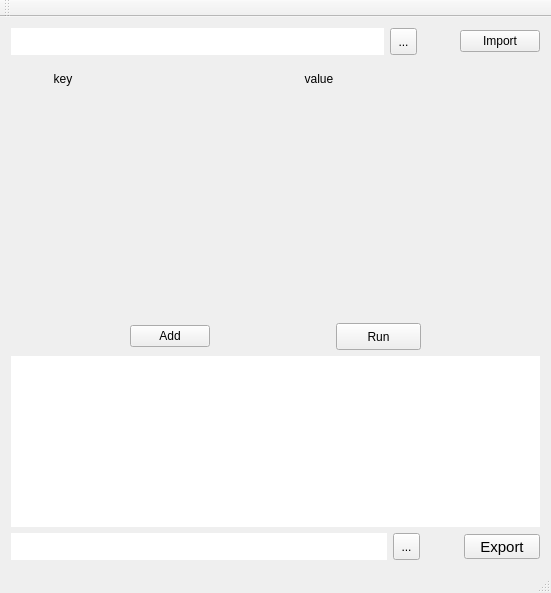
<?xml version="1.0" encoding="UTF-8"?>
<ui version="4.0">
 <class>MainWindow</class>
 <widget class="QMainWindow" name="MainWindow">
  <property name="geometry">
   <rect>
    <x>0</x>
    <y>0</y>
    <width>551</width>
    <height>593</height>
   </rect>
  </property>
  <property name="sizePolicy">
   <sizepolicy hsizetype="Fixed" vsizetype="Fixed">
    <horstretch>0</horstretch>
    <verstretch>0</verstretch>
   </sizepolicy>
  </property>
  <property name="minimumSize">
   <size>
    <width>400</width>
    <height>400</height>
   </size>
  </property>
  <property name="windowTitle">
   <string>MainWindow</string>
  </property>
  <widget class="QWidget" name="centralWidget">
   <property name="layoutDirection">
    <enum>Qt::LeftToRight</enum>
   </property>
   <layout class="QHBoxLayout" name="horizontalLayout">
    <item>
     <layout class="QVBoxLayout" name="verticalLayout_8" stretch="2,12,3,8,2">
      <item>
       <layout class="QHBoxLayout" name="horizontalLayout_5" stretch="10,0,1,2">
        <item>
         <widget class="QLineEdit" name="m_import_path">
          <property name="minimumSize">
           <size>
            <width>0</width>
            <height>27</height>
           </size>
          </property>
          <property name="styleSheet">
           <string notr="true">border-style:solid;</string>
          </property>
         </widget>
        </item>
        <item>
         <widget class="QToolButton" name="m_selectImportPath">
          <property name="minimumSize">
           <size>
            <width>27</width>
            <height>27</height>
           </size>
          </property>
          <property name="maximumSize">
           <size>
            <width>27</width>
            <height>27</height>
           </size>
          </property>
          <property name="text">
           <string>...</string>
          </property>
         </widget>
        </item>
        <item>
         <spacer name="horizontalSpacer_5">
          <property name="orientation">
           <enum>Qt::Horizontal</enum>
          </property>
          <property name="sizeHint" stdset="0">
           <size>
            <width>40</width>
            <height>20</height>
           </size>
          </property>
         </spacer>
        </item>
        <item>
         <widget class="QPushButton" name="m_import_importButton">
          <property name="text">
           <string>Import</string>
          </property>
         </widget>
        </item>
       </layout>
      </item>
      <item>
       <widget class="QScrollArea" name="scrollArea">
        <property name="styleSheet">
         <string notr="true">border-style:solid;</string>
        </property>
        <property name="widgetResizable">
         <bool>true</bool>
        </property>
        <widget class="QWidget" name="scrollAreaWidgetContents">
         <property name="geometry">
          <rect>
           <x>0</x>
           <y>0</y>
           <width>531</width>
           <height>217</height>
          </rect>
         </property>
         <layout class="QHBoxLayout" name="horizontalLayout_7">
          <item>
           <layout class="QHBoxLayout" name="horizontalLayout_4" stretch="6,3,24,3">
            <item>
             <layout class="QVBoxLayout" name="m_import_keyLayout" stretch="0,0">
              <property name="spacing">
               <number>6</number>
              </property>
              <property name="sizeConstraint">
               <enum>QLayout::SetDefaultConstraint</enum>
              </property>
              <property name="leftMargin">
               <number>0</number>
              </property>
              <item>
               <widget class="QLabel" name="label_4">
                <property name="font">
                 <font>
                  <pointsize>9</pointsize>
                 </font>
                </property>
                <property name="text">
                 <string>key</string>
                </property>
                <property name="alignment">
                 <set>Qt::AlignCenter</set>
                </property>
               </widget>
              </item>
              <item>
               <spacer name="verticalSpacer">
                <property name="orientation">
                 <enum>Qt::Vertical</enum>
                </property>
                <property name="sizeHint" stdset="0">
                 <size>
                  <width>20</width>
                  <height>40</height>
                 </size>
                </property>
               </spacer>
              </item>
             </layout>
            </item>
            <item>
             <layout class="QVBoxLayout" name="m_import_equalLayout">
              <item>
               <widget class="QLabel" name="label_5">
                <property name="text">
                 <string/>
                </property>
               </widget>
              </item>
              <item>
               <spacer name="verticalSpacer_6">
                <property name="orientation">
                 <enum>Qt::Vertical</enum>
                </property>
                <property name="sizeHint" stdset="0">
                 <size>
                  <width>20</width>
                  <height>40</height>
                 </size>
                </property>
               </spacer>
              </item>
             </layout>
            </item>
            <item>
             <layout class="QVBoxLayout" name="m_import_valueLayout">
              <item>
               <widget class="QLabel" name="label_6">
                <property name="maximumSize">
                 <size>
                  <width>16777215</width>
                  <height>16777215</height>
                 </size>
                </property>
                <property name="text">
                 <string>value</string>
                </property>
                <property name="alignment">
                 <set>Qt::AlignCenter</set>
                </property>
               </widget>
              </item>
              <item>
               <spacer name="verticalSpacer_2">
                <property name="orientation">
                 <enum>Qt::Vertical</enum>
                </property>
                <property name="sizeHint" stdset="0">
                 <size>
                  <width>20</width>
                  <height>40</height>
                 </size>
                </property>
               </spacer>
              </item>
             </layout>
            </item>
            <item>
             <layout class="QVBoxLayout" name="m_import_buttonLayout">
              <item>
               <widget class="QLabel" name="label_7">
                <property name="text">
                 <string/>
                </property>
               </widget>
              </item>
              <item>
               <spacer name="verticalSpacer_5">
                <property name="orientation">
                 <enum>Qt::Vertical</enum>
                </property>
                <property name="sizeHint" stdset="0">
                 <size>
                  <width>20</width>
                  <height>40</height>
                 </size>
                </property>
               </spacer>
              </item>
             </layout>
            </item>
           </layout>
          </item>
         </layout>
        </widget>
       </widget>
      </item>
      <item>
       <layout class="QHBoxLayout" name="horizontalLayout_3" stretch="0,0,0,0,0">
        <item>
         <spacer name="horizontalSpacer_13">
          <property name="orientation">
           <enum>Qt::Horizontal</enum>
          </property>
          <property name="sizeHint" stdset="0">
           <size>
            <width>40</width>
            <height>20</height>
           </size>
          </property>
         </spacer>
        </item>
        <item>
         <widget class="QPushButton" name="m_import_add">
          <property name="text">
           <string>Add</string>
          </property>
         </widget>
        </item>
        <item>
         <spacer name="horizontalSpacer_15">
          <property name="orientation">
           <enum>Qt::Horizontal</enum>
          </property>
          <property name="sizeHint" stdset="0">
           <size>
            <width>40</width>
            <height>20</height>
           </size>
          </property>
         </spacer>
        </item>
        <item>
         <widget class="QToolButton" name="m_import_run">
          <property name="minimumSize">
           <size>
            <width>85</width>
            <height>27</height>
           </size>
          </property>
          <property name="text">
           <string>Run</string>
          </property>
          <property name="popupMode">
           <enum>QToolButton::InstantPopup</enum>
          </property>
         </widget>
        </item>
        <item>
         <spacer name="horizontalSpacer_3">
          <property name="orientation">
           <enum>Qt::Horizontal</enum>
          </property>
          <property name="sizeHint" stdset="0">
           <size>
            <width>40</width>
            <height>20</height>
           </size>
          </property>
         </spacer>
        </item>
       </layout>
      </item>
      <item>
       <widget class="QTextEdit" name="m_import_text">
        <property name="enabled">
         <bool>true</bool>
        </property>
        <property name="styleSheet">
         <string notr="true">border-style:solid;
background-color:white;</string>
        </property>
       </widget>
      </item>
      <item>
       <layout class="QHBoxLayout" name="horizontalLayout_8" stretch="10,0,1,2">
        <item>
         <widget class="QLineEdit" name="m_import_export_path">
          <property name="minimumSize">
           <size>
            <width>0</width>
            <height>27</height>
           </size>
          </property>
          <property name="styleSheet">
           <string notr="true">border-style:solid;</string>
          </property>
         </widget>
        </item>
        <item>
         <widget class="QToolButton" name="m_selectExportPath">
          <property name="minimumSize">
           <size>
            <width>27</width>
            <height>27</height>
           </size>
          </property>
          <property name="maximumSize">
           <size>
            <width>27</width>
            <height>27</height>
           </size>
          </property>
          <property name="text">
           <string>...</string>
          </property>
         </widget>
        </item>
        <item>
         <spacer name="horizontalSpacer_11">
          <property name="orientation">
           <enum>Qt::Horizontal</enum>
          </property>
          <property name="sizeHint" stdset="0">
           <size>
            <width>40</width>
            <height>20</height>
           </size>
          </property>
         </spacer>
        </item>
        <item>
         <widget class="QToolButton" name="m_import_toobutton">
          <property name="font">
           <font>
            <pointsize>11</pointsize>
           </font>
          </property>
          <property name="text">
           <string>  Export  </string>
          </property>
          <property name="popupMode">
           <enum>QToolButton::InstantPopup</enum>
          </property>
          <property name="autoRaise">
           <bool>false</bool>
          </property>
          <property name="arrowType">
           <enum>Qt::NoArrow</enum>
          </property>
         </widget>
        </item>
       </layout>
      </item>
     </layout>
    </item>
   </layout>
  </widget>
  <widget class="QMenuBar" name="menuBar">
   <property name="geometry">
    <rect>
     <x>0</x>
     <y>0</y>
     <width>551</width>
     <height>27</height>
    </rect>
   </property>
  </widget>
  <widget class="QToolBar" name="mainToolBar">
   <attribute name="toolBarArea">
    <enum>TopToolBarArea</enum>
   </attribute>
   <attribute name="toolBarBreak">
    <bool>false</bool>
   </attribute>
  </widget>
  <widget class="QStatusBar" name="statusBar"/>
 </widget>
 <layoutdefault spacing="6" margin="11"/>
 <resources/>
 <connections/>
</ui>
